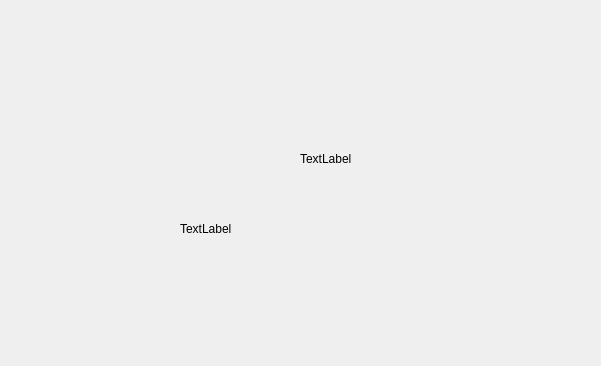
<?xml version="1.0" encoding="UTF-8"?>
<ui version="4.0">
 <class>Form</class>
 <widget class="QWidget" name="Form">
  <property name="geometry">
   <rect>
    <x>0</x>
    <y>0</y>
    <width>601</width>
    <height>366</height>
   </rect>
  </property>
  <property name="windowTitle">
   <string>Form</string>
  </property>
  <widget class="QLabel" name="label">
   <property name="geometry">
    <rect>
     <x>180</x>
     <y>220</y>
     <width>67</width>
     <height>17</height>
    </rect>
   </property>
   <property name="text">
    <string>TextLabel</string>
   </property>
  </widget>
  <widget class="QLabel" name="label_2">
   <property name="geometry">
    <rect>
     <x>300</x>
     <y>150</y>
     <width>67</width>
     <height>17</height>
    </rect>
   </property>
   <property name="text">
    <string>TextLabel</string>
   </property>
  </widget>
 </widget>
 <resources/>
 <connections/>
</ui>
